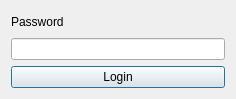
<?xml version="1.0" encoding="UTF-8"?>
<ui version="4.0">
 <class>PassKey</class>
 <widget class="QDialog" name="PassKey">
  <property name="geometry">
   <rect>
    <x>0</x>
    <y>0</y>
    <width>236</width>
    <height>99</height>
   </rect>
  </property>
  <property name="windowTitle">
   <string>Dialog</string>
  </property>
  <layout class="QVBoxLayout" name="verticalLayout_2">
   <item>
    <layout class="QVBoxLayout" name="verticalLayout">
     <item>
      <widget class="QLabel" name="label">
       <property name="text">
        <string>Password</string>
       </property>
      </widget>
     </item>
     <item>
      <widget class="QLineEdit" name="passwordEdit"/>
     </item>
    </layout>
   </item>
   <item>
    <widget class="QPushButton" name="pushButton">
     <property name="text">
      <string>Login</string>
     </property>
    </widget>
   </item>
  </layout>
 </widget>
 <resources/>
 <connections/>
</ui>
